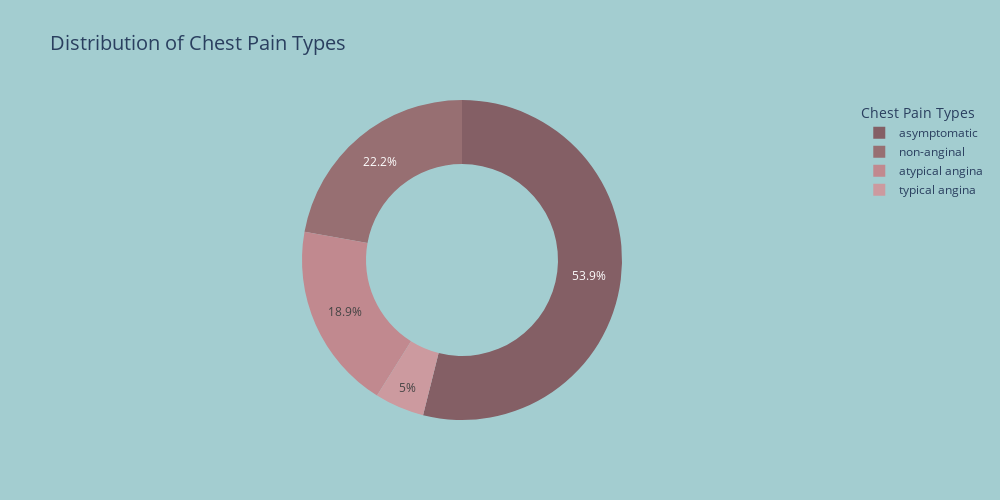

Notebook source saved alongside this figure:
### Code cell
count=df['cp'].value_counts()
fig=px.pie(values=count.values, names=count.index,hole=0.6, color_discrete_sequence=['#845F65','#976F72' ,'#C1898F','#CC9A9F'],
           title='Distribution of Chest Pain Types', width=1000, height=500)
fig.update_layout(title_font_size=20, legend_title='Chest Pain Types', paper_bgcolor='#A3CDD0')
fig.show()

### Figure 1 — Plotly figure (JSON) as saved in the notebook; plotly's stock layout.template omitted (floating-point values rounded to 4 significant figures)
{"data": [{"domain": {"x": [0, 1], "y": [0, 1]}, "hole": 0.6, "hovertemplate": "label=%{label}<br>value=%{value}<extra></extra>", "labels": ["asymptomatic", "non-anginal", "atypical angina", "typical angina"], "legendgroup": "", "name": "", "showlegend": true, "type": "pie", "values": [496, 204, 174, 46]}], "layout": {"height": 500, "legend": {"title": {"text": "Chest Pain Types"}, "tracegroupgap": 0}, "paper_bgcolor": "#A3CDD0", "piecolorway": ["#845F65", "#976F72", "#C1898F", "#CC9A9F"], "title": {"font": {"size": 20}, "text": "Distribution of Chest Pain Types"}, "width": 1000}}
